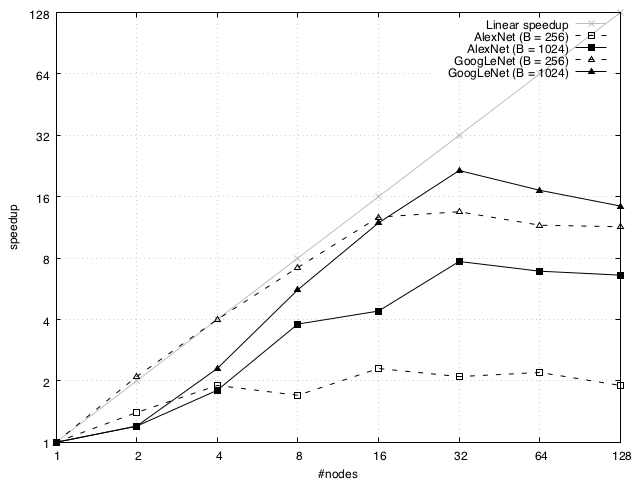

This chart was generated by the following gnuplot code:
reset

#set title "small vs. big batch size"
set ylabel "speedup"
set xlabel "#nodes"

#set xtics nomirror
#set xtics 128
#set ytics 128
#set term png

#set term png truecolor enhanced font "Times,15"
#set term pngcairo dashed
set terminal pngcairo
set output "results.png"

set style data linespoints
#set sample 500
set yrange [1:128]

set logscale x 2
set logscale y 2
set grid
set termoption dashed

plot 	"linear.dat" using 1:2 pt 2 lc rgb "gray" title "Linear speedup" , \
		"alexnet.dat" using 1:2 dt 2 pt 4 lc rgb "black" title "AlexNet (B = 256)" , \
		"alexnet2.dat" using 1:2 pt 5 lc rgb "black" title "AlexNet (B = 1024)" , \
		"googlenet.dat" using 1:2 dt 2 pt 8 lc rgb "black" title "GoogLeNet (B = 256)", \
		"googlenet2.dat" using 1:2 pt 9 lc rgb "black" title "GoogLeNet (B = 1024)" 
